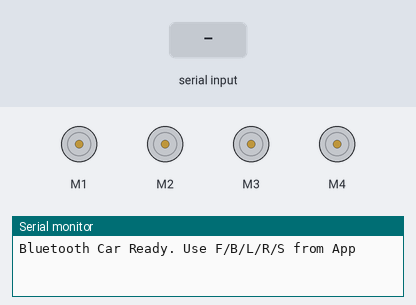
Bench run of a sketch on a simulated Arduino Uno, built with avr-gcc and run on an emulated ATmega328P. On the bench: 4 × DC motor (green arrow = forward, orange = backward, longer = faster), the last lines printed to the serial monitor. The test bench sets the inputs (shaded band).

Above: at 1.2 s.
1.3 s: "F" received over Serial
At 1.8 s:
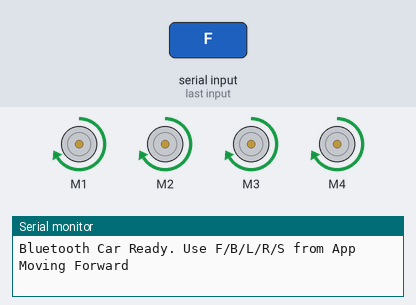
2.8 s: "B" received over Serial
At 4.0 s:
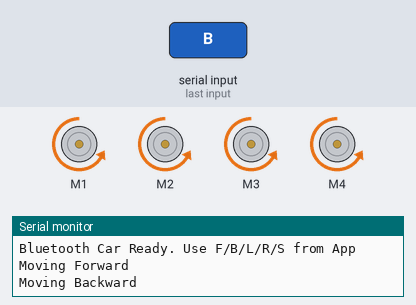
4.3 s: "L" received over Serial
At 5.3 s:
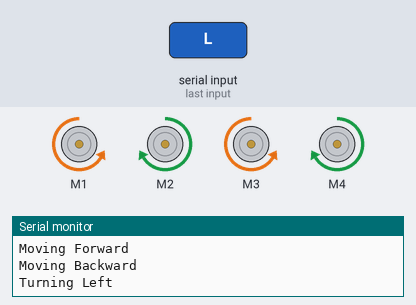
5.8 s: "R" received over Serial
At 6.5 s:
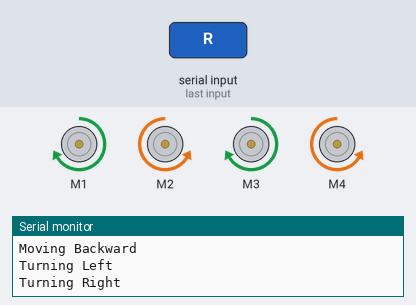
Timing chart, 0 to 8.3 s (numbered marks = the images above; inputs shaded):
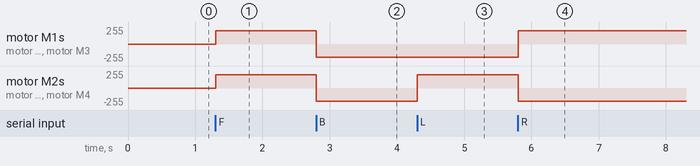

The sketch:

Bluetooth_4wheelCar.ino
```cpp
#include <AFMotor.h>

// Create motor objects
AF_DCMotor motor1(1);
AF_DCMotor motor2(2);
AF_DCMotor motor3(3);
AF_DCMotor motor4(4);

char currentCommand = 'S'; // Initial state is Stop

void setup() {
  Serial.begin(9600);
  Serial.println("Bluetooth Car Ready. Use F/B/L/R/S from App");

  setMotorSpeed(200); // Set all motors to default speed
  stopMotors();       // Ensure car starts in stopped state
}

void loop() {
  if (Serial.available()) {
    char newCommand = Serial.read();

    // Only act if command is different from current
    if (newCommand != currentCommand) {
      currentCommand = newCommand;

      switch (currentCommand) {
        case 'F':
          Serial.println("Moving Forward");
          moveForward();
          break;
        case 'B':
          Serial.println("Moving Backward");
          moveBackward();
          break;
        case 'L':
          Serial.println("Turning Left");
          turnLeft();
          break;
        case 'R':
          Serial.println("Turning Right");
          turnRight();
          break;
        case 'S':
          Serial.println("Stopping");
          stopMotors();
          break;
        default:
          // Do nothing for unknown commands
          break;
      }
    }
  }
}

// Set uniform speed to all motors
void setMotorSpeed(int speed) {
  motor1.setSpeed(speed);
  motor2.setSpeed(speed);
  motor3.setSpeed(speed);
  motor4.setSpeed(speed);
}

void moveForward() {
  stopMotors(); // Small pause can help smooth transitions
  motor1.run(FORWARD);
  motor2.run(FORWARD);
  motor3.run(FORWARD);
  motor4.run(FORWARD);
}

void moveBackward() {
  stopMotors();
  motor1.run(BACKWARD);
  motor2.run(BACKWARD);
  motor3.run(BACKWARD);
  motor4.run(BACKWARD);
}

void turnLeft() {
  stopMotors();
  motor1.run(BACKWARD);
  motor2.run(FORWARD);
  motor3.run(BACKWARD);
  motor4.run(FORWARD);
}

void turnRight() {
  stopMotors();
  motor1.run(FORWARD);
  motor2.run(BACKWARD);
  motor3.run(FORWARD);
  motor4.run(BACKWARD);
}

void stopMotors() {
  motor1.run(RELEASE);
  motor2.run(RELEASE);
  motor3.run(RELEASE);
  motor4.run(RELEASE);
}
```

Measured:
- after the input at 1.3 s, motor M1–4: stopped → forward 200/255 at once
- after the input at 2.8 s, motor M1–4: forward 200/255 → backward 200/255 at once
- after the input at 4.3 s, motor M2, motor M4: backward 200/255 → forward 200/255 at once
- after the input at 5.8 s, motor M1, motor M3: backward 200/255 → forward 200/255 at once; motor M2, motor M4: forward 200/255 → backward 200/255 at once
